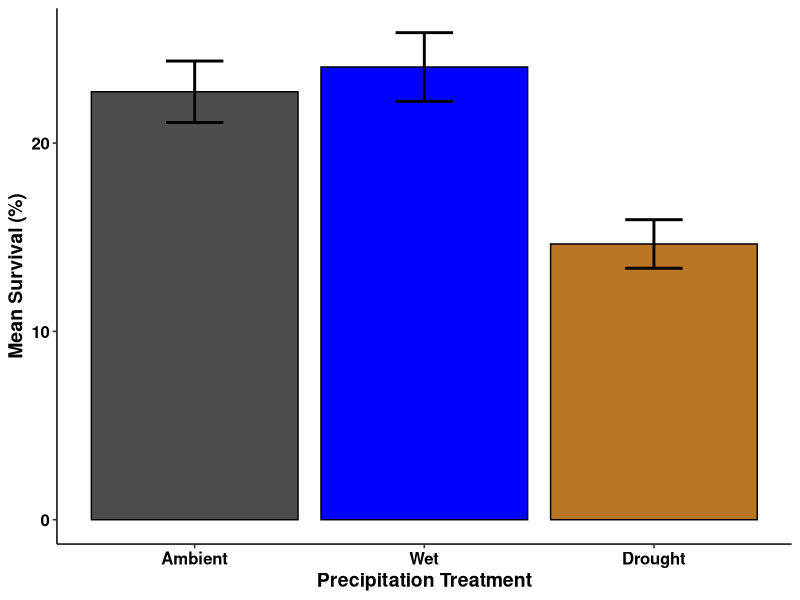
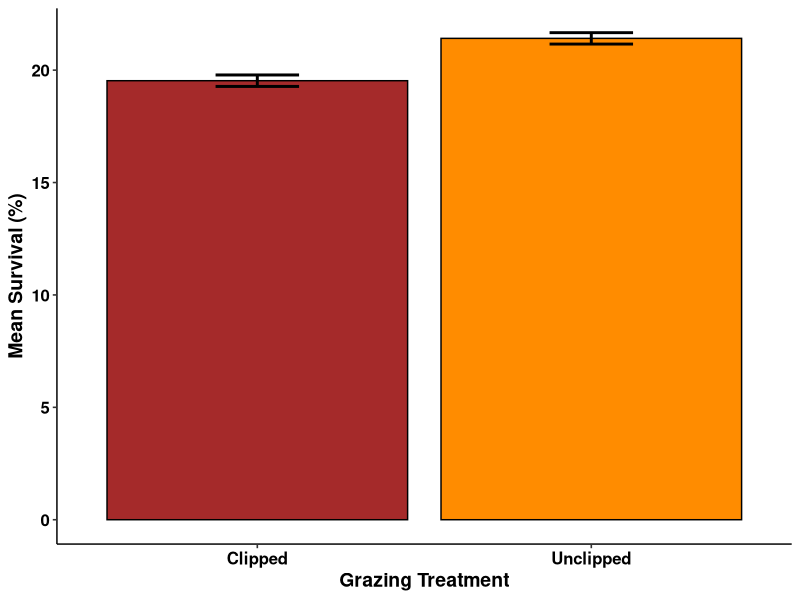
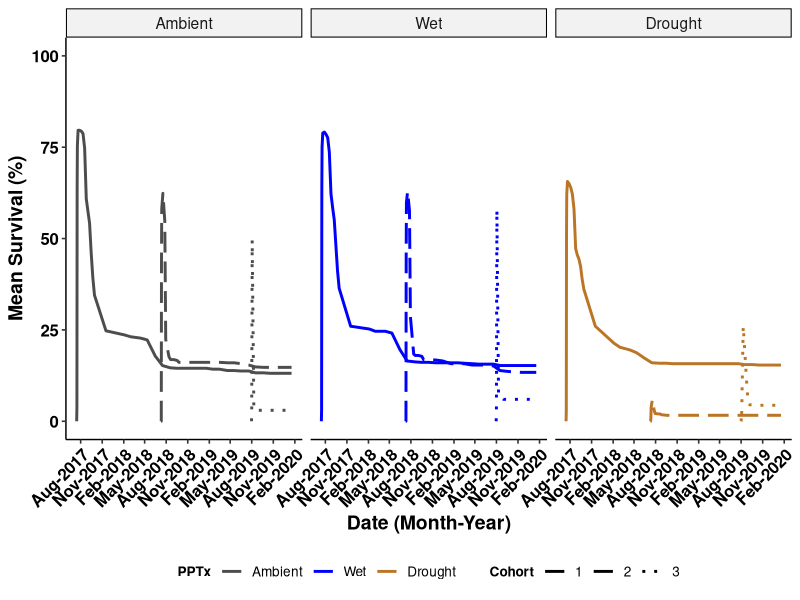
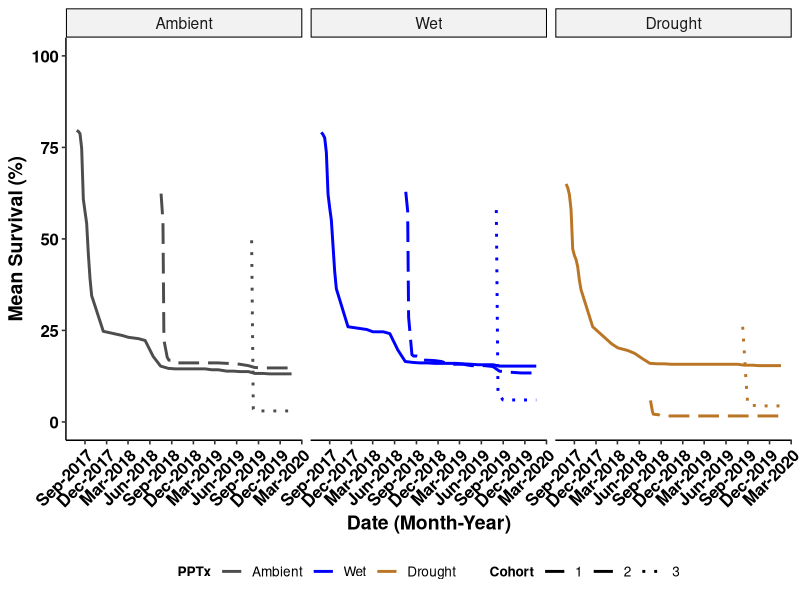
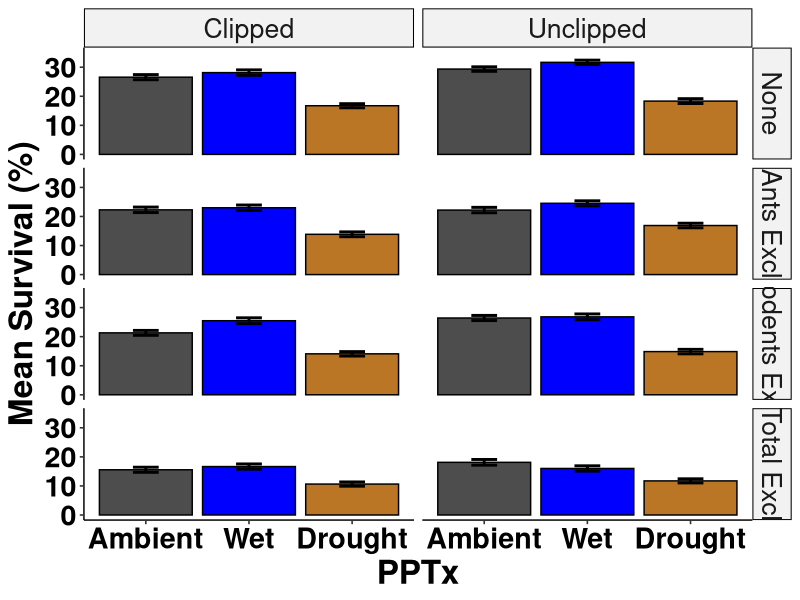
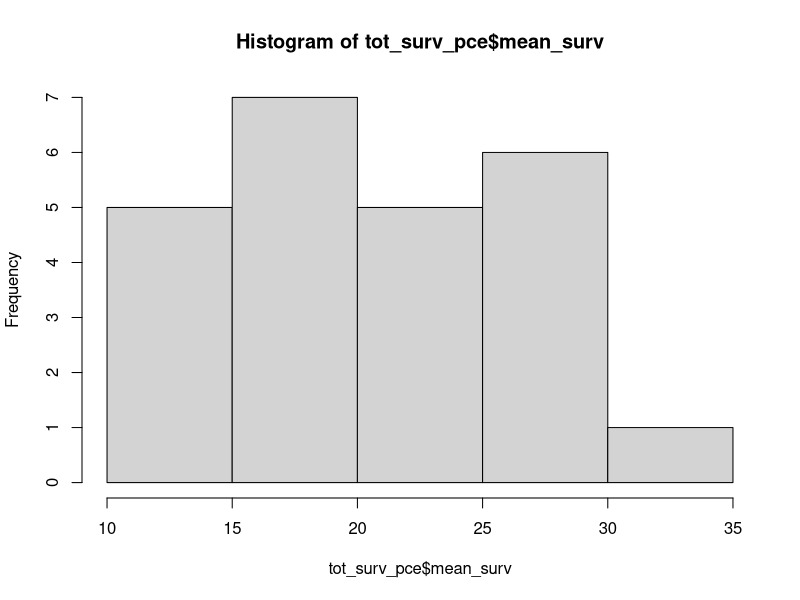
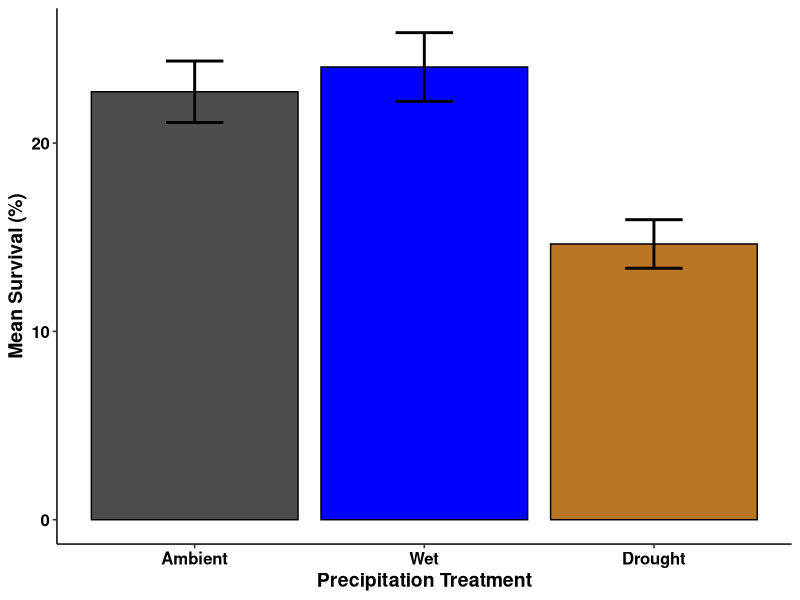
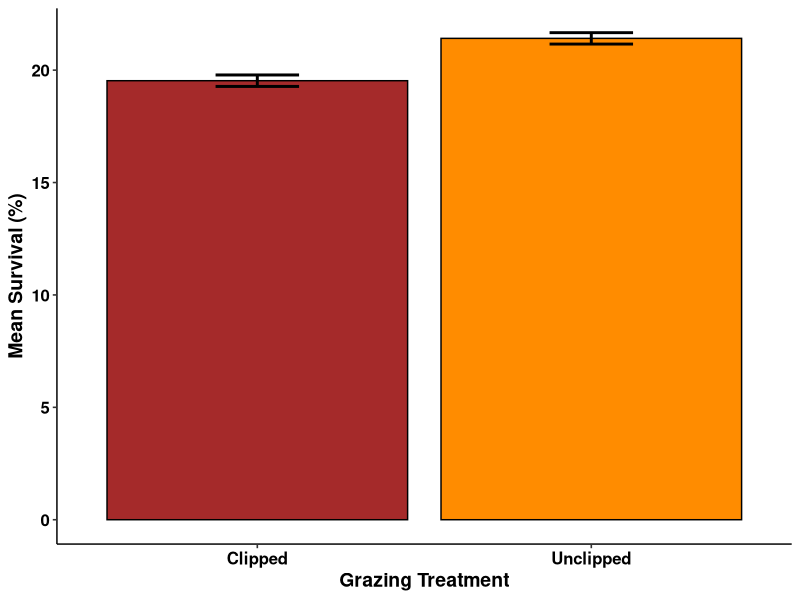

Source code (R) for these figures, in order: (Note: this script raises an error after producing the figures.)
# USDA Rainout - Santa Rita Experimental Range
# Data visualizations-main
# Austin Rutherford
# email:arutherford@email.arizona.edu
# 2021-03-29

# Load packages
library(tidyverse)
library(forcats)
library(vroom)
library(ggpubr)
library(glmmTMB)
library(dplyr)

### Read in clean seedlings data with model outputs from "srer_rainout_stats_summarize"
seedlings_obs <- vroom("Data/seedlings_obs.csv",
                   col_types = c(.default = "f",
                                 ObsID = "i",
                                 date = "D",
                                 survival = "i",
                                 died = "i",
                                 tot_germination = "i",
                                 herb_lived = "i",
                                 herb_died = "i",
                                 tot_herbivory = "i",
                                 granivory = "i",
                                 res_surv = "d",
                                 sim_surv = "d",
                                 sim_fit_surv = "d",
                                 pred_surv = "d"))
str(seedlings_obs)
glimpse(seedlings_obs)

# create data set for raw survival data
tot_surv <- seedlings_obs %>% 
  group_by(precip, cohort, date) %>% 
  summarise(mean_surv = mean(survival),
            sd_surv = sd(survival),
            counts = n(),
            se_surv = (sd_surv/sqrt(counts))) %>%
  mutate(upper = mean_surv + se_surv,
         lower = mean_surv - se_surv,
         date = as.Date(date))

summary(tot_surv)


bar_surv_fig <- tot_surv %>%
  group_by(precip) %>% 
  summarise(mean_precip_per = (100*mean(mean_surv)/10),
            mean_se_per = (100*mean(se_surv)/10)) %>%
  mutate(upper = mean_precip_per + mean_se_per,
         lower = mean_precip_per - mean_se_per) %>%
  mutate(precip = recode_factor(precip,
                                      "Control" = "Ambient",
                                      "IR" = "Wet",
                                       "RO" = "Drought", .ordered = TRUE)) %>% 
  ggplot(mapping = aes(x = precip, y = mean_precip_per, fill = precip)) +
  geom_bar(stat="identity", color = "black", position=position_dodge()) +
  geom_errorbar(aes(ymin = lower, ymax = upper), width = 0.25, position = position_dodge(), size = 1) +
  scale_fill_manual(values = c("grey30","blue1","#ba7525")) +
  scale_x_discrete(labels = c("Ambient","Wet", "Drought")) +
  labs(y = "Mean Survival (%)",
       x = "Precipitation Treatment") +
  theme_pubr(legend = "none") +
  labs_pubr()

bar_surv_fig

ggsave(filename = "Figures_Tables/bar_mean_surv.tiff",
       plot = bar_surv_fig,
       dpi = 800,
       width = 22,
       height = 12,
       units = "in",
       compression = "lzw")

# create data set for clip
tot_surv_c <- seedlings_obs %>% 
  group_by(clip) %>% 
  summarise(mean_surv = 100*mean(survival/10),
            sd_surv = 100*sd(survival/10),
            counts = n(),
            se_surv = (sd_surv/sqrt(counts))) %>%
  mutate(upper = mean_surv + se_surv,
         lower = mean_surv - se_surv)

bar_cliponly_fig <- tot_surv_c %>%
  ggplot(mapping = aes(x = clip, y = mean_surv, fill = clip)) +
  geom_bar(stat="identity", color = "black", position=position_dodge()) +
  geom_errorbar(aes(ymin = lower, ymax = upper), width = 0.25, position = position_dodge(), size = 1) +
  scale_fill_manual(values = c("brown","darkorange")) +
  scale_x_discrete(labels = c("Clipped","Unclipped")) +
  labs(y = "Mean Survival (%)",
       x = "Grazing Treatment") +
  theme_pubr(legend = "none") +
  labs_pubr()

bar_cliponly_fig

ggsave(filename = "Figures_Tables/bar_cliponly_surv.tiff",
       plot = bar_cliponly_fig,
       dpi = 800,
       width = 22,
       height = 12,
       units = "in",
       compression = "lzw")

# plot survival over time, all dates
line_mean_surv <- tot_surv %>% 
  mutate(precip = recode_factor(precip,
                                "Control" = "Ambient",
                                "IR" = "Wet",
                                "RO" = "Drought", .ordered = TRUE)) %>% 
  ggplot(aes(x = date, y = 10*mean_surv, group = cohort, color = precip)) + 
  scale_color_manual(values = c("grey30", "blue1", "#ba7525")) +
  #scale_y_continuous(breaks = seq(0, 120, 10), expand = c(0.02,0)) +
  scale_x_date(date_labels = "%b-%Y", date_breaks = "3 months") +
  geom_line(aes(linetype = cohort), stat = "identity", size = 1) + 
  scale_linetype_manual(values=c("solid","longdash", "dotted")) +
  scale_fill_manual(values = c("grey30","blue1", "red1")) +
  ylim(0, 100) +
  labs(y = "Mean Survival (%)",
       x = "Date (Month-Year)",
       color = "PPTx",
       linetype = "Cohort") +
  facet_wrap(~precip, ncol = 3, nrow = 1) +
  theme_pubr(legend = "bottom", x.text.angle = 45) +
  labs_pubr()

line_mean_surv

ggsave(filename = "Figures_Tables/seedlings/line_mean_surv.tiff",
       plot = line_mean_surv,
       dpi = 800,
       width = 22,
       height = 12,
       units = "in",
       compression = "lzw")


# remove the lead up survival to start max for each cohort (following Archer suggestions)
surv_small_1 <- tot_surv %>% 
  filter(cohort == 1) %>% 
  filter(date > "2017-07-21")

surv_small_2 <- tot_surv %>% 
  filter(cohort == 2) %>% 
  filter(date >= "2018-07-18")

surv_small_3 <- tot_surv %>% 
  filter(cohort == 3 & precip != "RO") %>% 
  filter(date >= "2019-08-03")

surv_small_drought <- tot_surv %>% 
  filter(precip == "RO" & date >= "2019-08-10")

surv_small_all <- rbind(surv_small_1, surv_small_2, surv_small_3, surv_small_drought)

line_mean_surv_archer <- surv_small_all %>% 
  mutate(precip = recode_factor(precip,
                                "Control" = "Ambient",
                                "IR" = "Wet",
                                "RO" = "Drought", .ordered = TRUE)) %>% 
  ggplot(aes(x = date, y = 10*mean_surv, group = cohort, color = precip)) + 
  scale_color_manual(values = c("grey30", "blue1", "#ba7525")) +
  #scale_y_continuous(breaks = seq(0, 120, 10), expand = c(0.02,0)) +
  scale_x_date(date_labels = "%b-%Y", date_breaks = "3 months") +
  geom_line(aes(linetype = cohort), stat = "identity", size = 1) + 
  scale_linetype_manual(values=c("solid","longdash", "dotted")) +
  scale_fill_manual(values = c("grey30","blue1", "red1")) +
  ylim(0, 100) +
  labs(y = "Mean Survival (%)",
       x = "Date (Month-Year)",
       color = "PPTx",
       linetype = "Cohort") +
  facet_wrap(~precip, ncol = 3, nrow = 1) +
  theme_pubr(legend = "bottom", x.text.angle = 45) +
  labs_pubr()

line_mean_surv_archer

ggsave(filename = "Figures_Tables/seedlings/line_mean_surv_archer.tiff",
       plot = line_mean_surv_archer,
       dpi = 800,
       width = 22,
       height = 12,
       units = "in",
       compression = "lzw")

# calculate summary info
tot_surv_summary <- seedlings_obs %>% 
  group_by(precip, cohort, date) %>% 
  summarise(mean_surv = 100*mean(survival/10),
            sd_surv = 100*sd(survival/10),
            counts = n(),
            se_surv = (sd_surv/sqrt(counts))) %>%
  mutate(upper = mean_surv + se_surv,
         lower = mean_surv - se_surv)

tot_surv_summary_pcohort <- seedlings_obs %>% 
  group_by(precip, cohort) %>% 
  summarise(mean_surv = 100*mean(survival/10),
            sd_surv = 100*sd(survival/10),
            counts = n(),
            se_surv = (sd_surv/sqrt(counts))) %>%
  mutate(upper = mean_surv + se_surv,
         lower = mean_surv - se_surv)

# create data set for precip and excl and clip
tot_surv_pce <- seedlings_obs %>% 
  group_by(precip, excl, clip) %>% 
  summarise(mean_surv = 100*mean(survival/10),
            sd_surv = 100*sd(survival/10),
            counts = n(),
            se_surv = (sd_surv/sqrt(counts))) %>%
  mutate(upper = mean_surv + se_surv,
         lower = mean_surv - se_surv)

bar_pce_fig <- tot_surv_pce %>%
  mutate(precip = recode_factor(precip,
                                "Control" = "Ambient",
                                "IR" = "Wet",
                                "RO" = "Drought", .ordered = TRUE)) %>% 
  mutate(excl = recode_factor(excl, 
                              "Control" = "None",
                              "Ants" = "Ants Excl",
                              "Rodents" = "Rodents Excl",
                              "Total" = "Total Excl")) %>% 
  ggplot(mapping = aes(x = precip, y = mean_surv, fill = precip)) +
  geom_bar(stat="identity", color = "black", position=position_dodge()) +
  geom_errorbar(aes(ymin = lower, ymax = upper), width = 0.25, position = position_dodge(), size = 1) +
  scale_fill_manual(values = c("grey30", "blue1", "#ba7525")) +
  scale_x_discrete(labels = c("Ambient", "Wet", "Drought")) +
  ylim(0, 35) +
  labs(y = "Mean Survival (%)",
       x = "PPTx") +
  theme_pubr(legend = "none") +
  facet_grid(cols = vars(clip), rows = vars(excl)) +
  labs_pubr(base_size = 24)

bar_pce_fig

ggsave(filename = "Figures_Tables/bar_alltx_surv.tiff",
       plot = bar_pce_fig,
       dpi = 800,
       width = 22,
       height = 12,
       units = "in",
       compression = "lzw")

# stats
hist(tot_surv_pce$mean_surv)

tot_mod <- (aov((10*survival)~precip+clip+excl, data = seedlings_obs))

# post-hoc test of precip and exclusion 
post.hoc.tot <- emmeans::emmeans(tot_mod, specs = ~precip*excl, by = "clip")
post.hoc.tot

# get lettering report on post-hoc test
post.hoc.letters.tot <- cld(post.hoc.tot, Letters = letters, covar = T)
post.hoc.letters.tot

# create data set for precip and clip
tot_surv_pc <- seedlings_obs %>% 
  group_by(precip, clip) %>% 
  summarise(mean_surv = 100*mean(survival/10),
            sd_surv = 100*sd(survival/10),
            counts = n(),
            se_surv = (sd_surv/sqrt(counts))) %>%
  mutate(upper = mean_surv + se_surv,
         lower = mean_surv - se_surv)

bar_clip_fig <- tot_surv_pc %>%
  mutate(precip = recode_factor(precip,
                                "Control" = "Ambient",
                                "IR" = "Wet",
                                "RO" = "Drought", .ordered = TRUE)) %>% 
  ggplot(mapping = aes(x = clip, y = mean_surv, fill = clip)) +
  geom_bar(stat="identity", color = "black", position=position_dodge()) +
  geom_errorbar(aes(ymin = lower, ymax = upper), width = 0.25, position = position_dodge(), size = 1) +
  scale_fill_manual(values = c("brown","darkorange")) +
  scale_x_discrete(labels = c("Clipped","Unclipped")) +
  ylim(0, 30) +
  labs(y = "Mean Survival (%)",
       x = "") +
  theme_pubr(legend = "none") +
  facet_wrap(~precip)+
  labs_pubr(base_size = 24)

bar_clip_fig

ggsave(filename = "Figures_Tables/bar_clip_surv.tiff",
       plot = bar_clip_fig,
       dpi = 800,
       width = 22,
       height = 12,
       units = "in",
       compression = "lzw")

# stats
tot_mod_clip <- (aov((survival/10)~precip+clip, data = seedlings_obs))

# post-hoc test of precip and exclusion 
post.hoc.tot.clip <- emmeans::emmeans(tot_mod_clip, specs = ~precip*clip)
post.hoc.tot.clip

# get lettering report on post-hoc test
post.hoc.letters.tot.clip <- cld(post.hoc.tot.clip, Letters = letters, covar = T)
post.hoc.letters.tot.clip

# if want to look at effects treating monsoon precip as continuous
precip_cont_surv_df_1 <- seedlings_obs %>% 
  group_by(cohort) %>%
  filter(cohort == "1") %>% 
  mutate(precip_cont = dplyr::recode(precip,
                                     "Control" = "280",
                                     "IR" = "462",
                                     "RO" = "98")) %>% 
  mutate(precip_cont = as.numeric(as.character(precip_cont)))

precip_cont_surv_df_2 <-seedlings_obs %>% 
  group_by(cohort) %>%
  filter(cohort == "2") %>% 
  mutate(precip_cont = dplyr::recode(precip,
                                     "Control" = "330",
                                     "IR" = "545",
                                     "RO" = "115")) %>% 
  mutate(precip_cont = as.numeric(as.character(precip_cont)))

precip_cont_surv_df_3 <-seedlings_obs %>% 
  group_by(cohort) %>%
  filter(cohort == "3") %>% 
  mutate(precip_cont = dplyr::recode(precip,
                                     "Control" = "292",
                                     "IR" = "482",
                                     "RO" = "102")) %>% 
  mutate(precip_cont = as.numeric(as.character(precip_cont)))

precip_cont_surv_df <- rbind(precip_cont_surv_df_1, precip_cont_surv_df_2, precip_cont_surv_df_3)


# predicted survival only PPT
pred_surv_pt <- precip_cont_surv_df %>% 
  group_by(precip_cont, clip, excl) %>% 
  summarise(mean_pred_surv = mean(pred_surv),
            sd_surv = sd(pred_surv),
            counts = n(),
            se_surv = (sd_surv/sqrt(counts))) %>%
  mutate(upper = mean_pred_surv + se_surv,
         lower = mean_pred_surv - se_surv) %>% 
  mutate(excl = recode_factor(excl, 
                              "Control" = "None",
                              "Ants" = "Ants Excl",
                              "Rodents" = "Rodents Excl",
                              "Total" = "Total Excl")) %>% 
  ggplot(aes(x = precip_cont, y = 10*(mean_pred_surv))) + 
  #geom_point() +
  geom_pointrange(aes(ymin = 10*lower, ymax = 10*upper, color = excl), size = 0.5) +
  geom_smooth(method = "glm", formula = y ~ log(x) + x, se = T, size = 2)+
  labs(y = "Predicted Survival (%)",
       x = "Precipitation (mm)",
       color = "Exclusion") +
  scale_x_continuous(breaks = c(0,50, 100,150, 200,250, 300,350, 400,450, 500, 550), limits = c(0, 550))+
  ylim(0, 45) +
  theme_pubr(legend = "right")+
  labs_pubr(base_size = 24)

pred_surv_pt

ggsave(filename = "Figures_Tables/pred_surv_cont.tiff",
       plot = pred_surv_pt,
       dpi = 800,
       width = 22,
       height = 12,
       units = "in",
       compression = "lzw")
